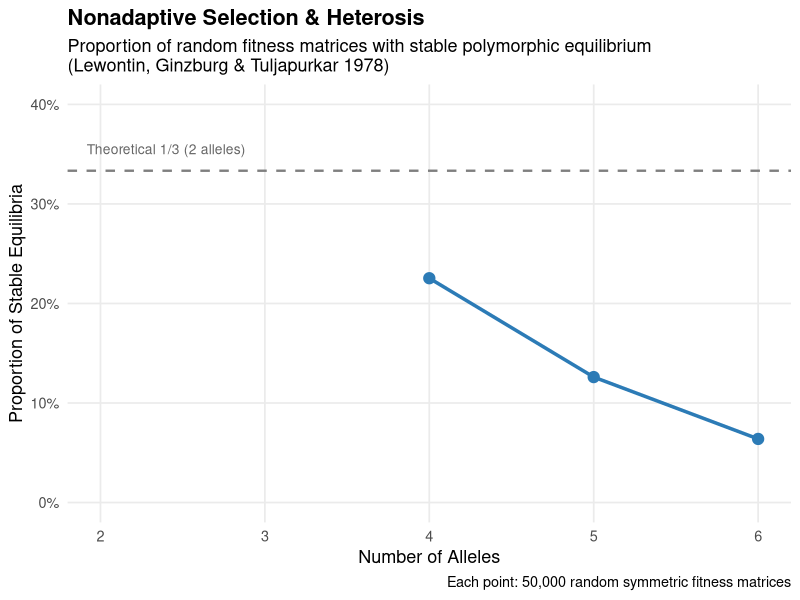
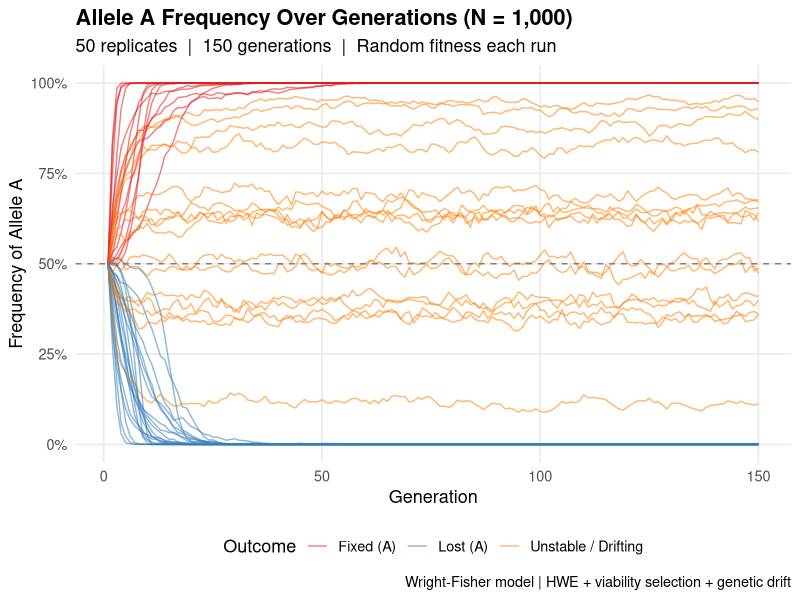
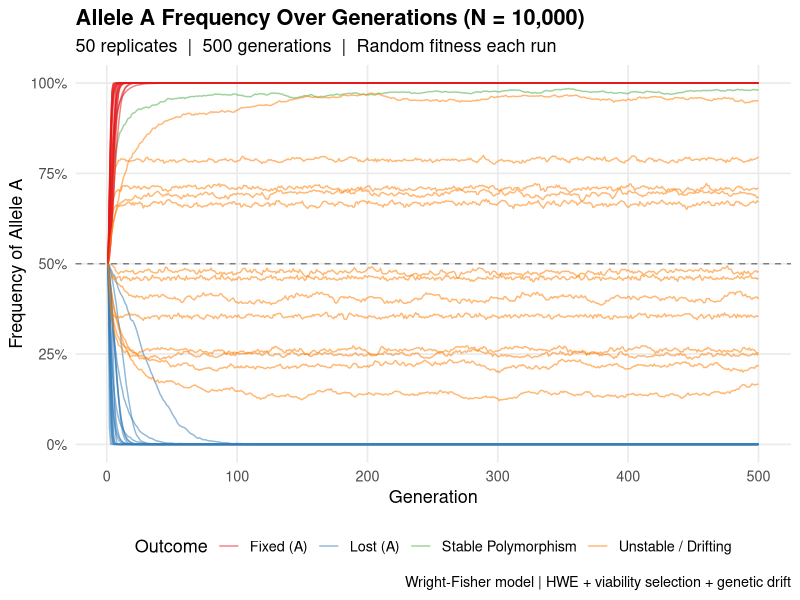
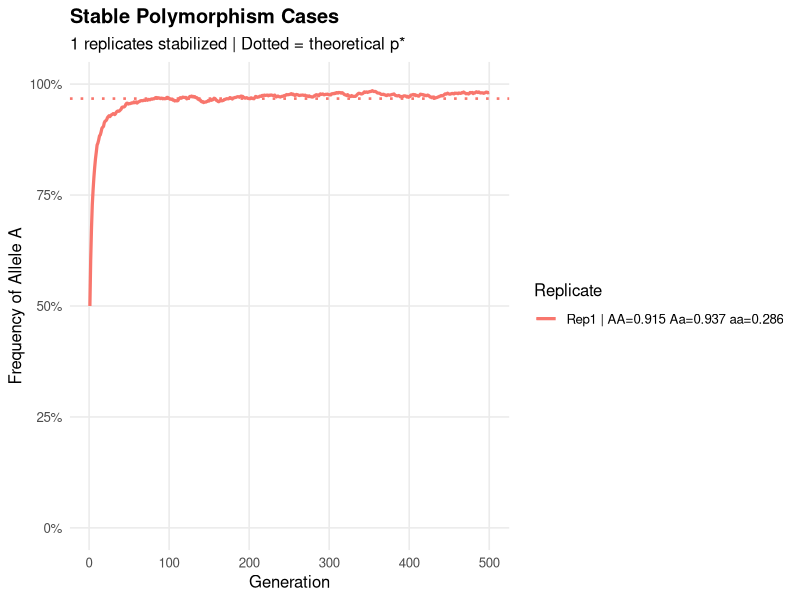
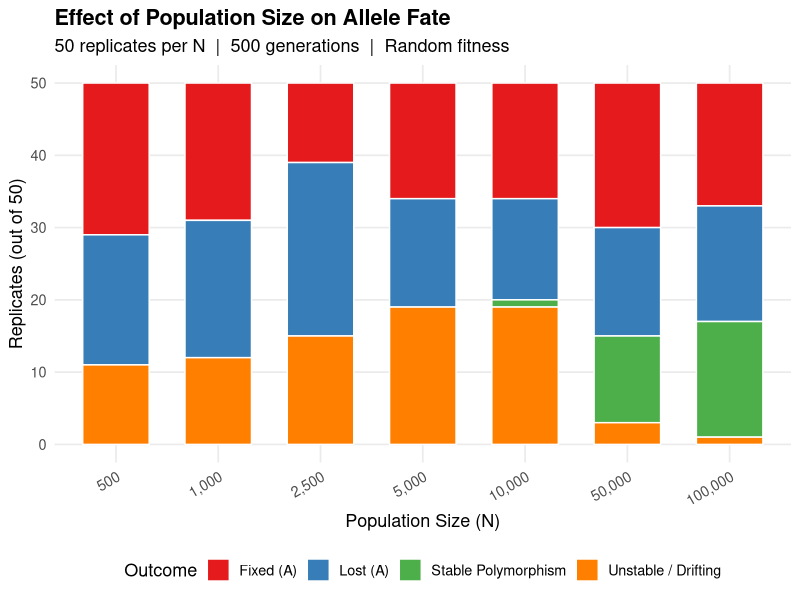
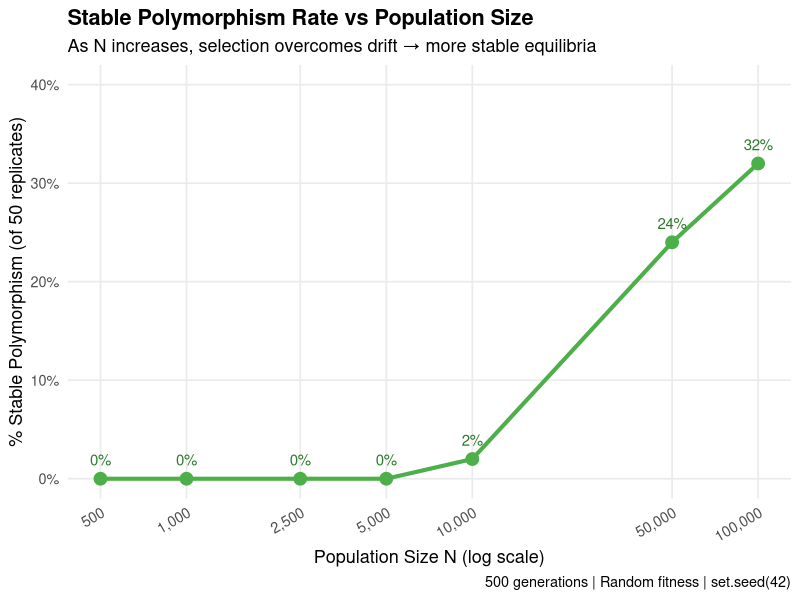
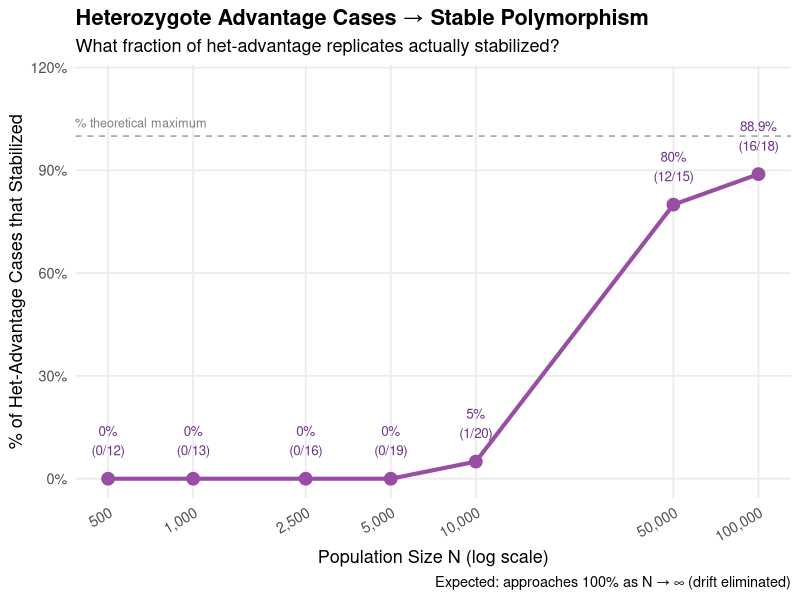
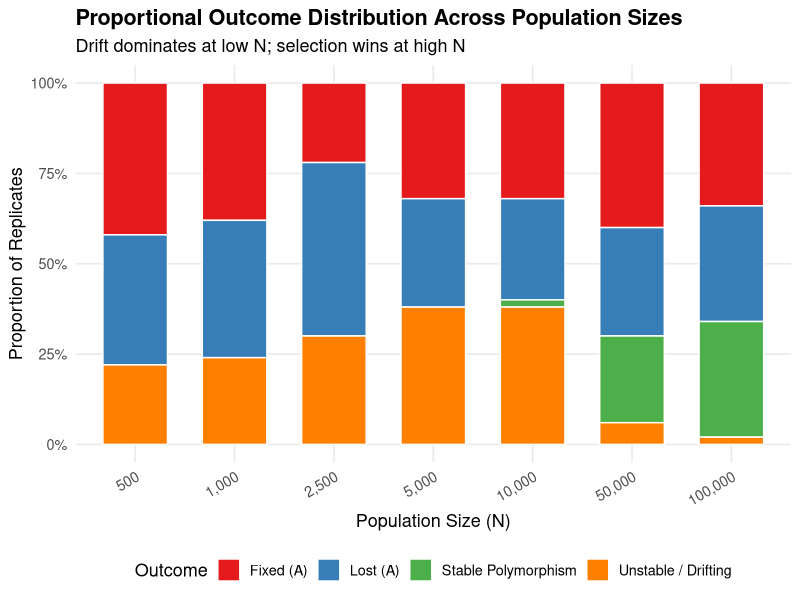

Write R code to recreate these figures, in order.
## ---- chunk 1
knitr::opts_chunk$set(
  echo    = TRUE,
  message = FALSE,
  warning = FALSE,
  fig.width  = 9,
  fig.height = 6,
  dpi     = 150
)
## ---- chunk 2
library(ggplot2)
library(dplyr)
library(scales)

set.seed(1978) # Lewontin et al. year

# Check for stable interior equilibrium in an n-allele fitness matrix
check_stable_equilibrium_multiallele <- function(W) {
  n <- nrow(W)
  A2 <- W
  for (i in 2:n) {
    A2[i, ] <- W[i, ] - W[1, ]
  }
  A2[1, ] <- 1
  b2 <- c(1, rep(0, n - 1))

  tryCatch({
    p_star   <- solve(A2, b2)
    feasible <- all(p_star > 0)
    if (!feasible) return(FALSE)
    marginal     <- W %*% p_star
    equal_fitness <- (max(marginal) - min(marginal)) < 1e-8
    return(feasible && equal_fitness)
  }, error = function(e) FALSE)
}

# Simulate proportion of stable equilibria for n alleles
simulate_multiallele <- function(n_alleles_vec = 2:6,
                                  n_matrices = 50000) {
  results_df <- data.frame()
  for (n in n_alleles_vec) {
    stable_count <- 0
    for (i in seq_len(n_matrices)) {
      W <- matrix(0, n, n)
      for (row in 1:n) {
        for (col in row:n) {
          val <- runif(1)
          W[row, col] <- val
          W[col, row] <- val
        }
      }
      if (check_stable_equilibrium_multiallele(W)) {
        stable_count <- stable_count + 1
      }
    }
    prop <- stable_count / n_matrices
    results_df <- rbind(results_df,
                        data.frame(n_alleles  = n,
                                   proportion = prop,
                                   n_matrices = n_matrices))
  }
  return(results_df)
}
## ---- chunk 3
# 2-allele case: verify ~1/3 theoretical result
two_allele_results <- replicate(50000, {
  f <- runif(3)        # AA, AB, BB
  (f[2] > f[1]) & (f[2] > f[3])
})
p2 <- mean(two_allele_results)
cat(sprintf("2-allele stable proportion: %.4f (theoretical: 0.3333)\n", p2))

# Multi-allele sweep
lewontin_results <- simulate_multiallele(
  n_alleles_vec = 2:6,
  n_matrices    = 50000
)
print(lewontin_results)
## ---- chunk 4
ggplot(lewontin_results, aes(x = n_alleles, y = proportion)) +
  geom_line(color = "#2c7bb6", linewidth = 1.2) +
  geom_point(color = "#2c7bb6", size = 3.5) +
  geom_hline(yintercept = 1/3, linetype = "dashed",
             color = "gray50", linewidth = 0.8) +
  annotate("text", x = 2.4, y = 0.355,
           label = "Theoretical 1/3 (2 alleles)",
           color = "gray40", size = 3.5) +
  scale_x_continuous(breaks = 2:6) +
  scale_y_continuous(labels = percent_format(),
                     limits = c(0, 0.4)) +
  labs(
    title    = "Nonadaptive Selection & Heterosis",
    subtitle = "Proportion of random fitness matrices with stable polymorphic equilibrium\n(Lewontin, Ginzburg & Tuljapurkar 1978)",
    x        = "Number of Alleles",
    y        = "Proportion of Stable Equilibria",
    caption  = sprintf("Each point: %s random symmetric fitness matrices",
                       comma(50000))
  ) +
  theme_minimal(base_size = 13) +
  theme(plot.title       = element_text(face = "bold"),
        panel.grid.minor = element_blank())
## ---- chunk 5
simulate_allele_freq <- function(N, n_gen, p0, rep_id,
                                  stable_window    = 20,
                                  stable_threshold = 0.01) {
  w_AA    <- runif(1)
  w_Aa    <- runif(1)
  w_aa    <- runif(1)
  het_adv <- (w_Aa > w_AA) & (w_Aa > w_aa)

  freq    <- numeric(n_gen)
  freq[1] <- p0
  p       <- p0

  for (g in 2:n_gen) {
    q       <- 1 - p
    w_bar   <- p^2 * w_AA + 2*p*q * w_Aa + q^2 * w_aa
    p_prime <- (p^2 * w_AA + p*q * w_Aa) / w_bar
    p       <- rbinom(1, 2 * N, p_prime) / (2 * N)
    freq[g] <- p
    if (p == 0 | p == 1) { freq[g:n_gen] <- p; break }
  }

  final_freqs <- freq[(n_gen - stable_window + 1):n_gen]
  final_p     <- freq[n_gen]
  range_final <- max(final_freqs) - min(final_freqs)

  if      (final_p >= 0.99)                  outcome <- "Fixed (A)"
  else if (final_p <= 0.01)                  outcome <- "Lost (A)"
  else if (range_final < stable_threshold)   outcome <- "Stable Polymorphism"
  else                                       outcome <- "Unstable / Drifting"

  data.frame(
    generation = 1:n_gen,
    frequency  = freq,
    replicate  = rep_id,
    w_AA       = round(w_AA, 3),
    w_Aa       = round(w_Aa, 3),
    w_aa       = round(w_aa, 3),
    het_adv    = het_adv,
    outcome    = outcome,
    stringsAsFactors = FALSE
  )
}

outcome_colors <- c(
  "Fixed (A)"           = "#e41a1c",
  "Lost (A)"            = "#377eb8",
  "Stable Polymorphism" = "#4daf4a",
  "Unstable / Drifting" = "#ff7f00"
)
## ---- chunk 6
set.seed(42)
N <- 1000; n_gen <- 150; n_reps <- 50; p0 <- 0.5

data_1000 <- data.frame()
for (rep_id in 1:n_reps) {
  data_1000 <- rbind(data_1000,
                     simulate_allele_freq(N, n_gen, p0, rep_id))
}

summary_1000 <- data_1000 %>%
  group_by(replicate, outcome, w_AA, w_Aa, w_aa, het_adv) %>%
  summarise(final_freq = last(frequency), .groups = "drop")

cat("=== N = 1,000 Outcomes ===\n")
print(table(summary_1000$outcome))
## ---- chunk 7
ggplot(data_1000,
       aes(x = generation, y = frequency,
           group = replicate, color = outcome)) +
  geom_line(alpha = 0.55, linewidth = 0.5) +
  geom_hline(yintercept = 0.5, linetype = "dashed",
             color = "grey50", linewidth = 0.5) +
  scale_color_manual(values = outcome_colors) +
  scale_y_continuous(limits = c(0, 1),
                     labels = percent_format(accuracy = 1)) +
  labs(
    title    = "Allele A Frequency Over Generations (N = 1,000)",
    subtitle = paste0(n_reps, " replicates  |  ", n_gen,
                      " generations  |  Random fitness each run"),
    x = "Generation", y = "Frequency of Allele A", color = "Outcome",
    caption = "Wright-Fisher model | HWE + viability selection + genetic drift"
  ) +
  theme_minimal(base_size = 13) +
  theme(legend.position  = "bottom",
        plot.title       = element_text(face = "bold"),
        panel.grid.minor = element_blank())
## ---- chunk 8
set.seed(42)
N <- 10000; n_gen <- 500

data_10000 <- data.frame()
for (rep_id in 1:n_reps) {
  data_10000 <- rbind(data_10000,
    simulate_allele_freq(N, n_gen, p0, rep_id,
                          stable_window = 50))
}

summary_10000 <- data_10000 %>%
  group_by(replicate, outcome, w_AA, w_Aa, w_aa, het_adv) %>%
  summarise(final_freq = last(frequency), .groups = "drop")

cat("=== N = 10,000 Outcomes ===\n")
print(table(summary_10000$outcome))
## ---- chunk 9
ggplot(data_10000,
       aes(x = generation, y = frequency,
           group = replicate, color = outcome)) +
  geom_line(alpha = 0.55, linewidth = 0.5) +
  geom_hline(yintercept = 0.5, linetype = "dashed",
             color = "grey50", linewidth = 0.5) +
  scale_color_manual(values = outcome_colors) +
  scale_y_continuous(limits = c(0, 1),
                     labels = percent_format(accuracy = 1)) +
  labs(
    title    = "Allele A Frequency Over Generations (N = 10,000)",
    subtitle = paste0(n_reps, " replicates  |  ", n_gen,
                      " generations  |  Random fitness each run"),
    x = "Generation", y = "Frequency of Allele A", color = "Outcome",
    caption = "Wright-Fisher model | HWE + viability selection + genetic drift"
  ) +
  theme_minimal(base_size = 13) +
  theme(legend.position  = "bottom",
        plot.title       = element_text(face = "bold"),
        panel.grid.minor = element_blank())
## ---- chunk 10
stable_ids  <- summary_10000$replicate[
  summary_10000$outcome == "Stable Polymorphism"]

if (length(stable_ids) > 0) {
  stable_data <- data_10000[data_10000$replicate %in% stable_ids, ]
  stable_data$label  <- paste0("Rep", stable_data$replicate,
                                " | AA=", stable_data$w_AA,
                                " Aa=", stable_data$w_Aa,
                                " aa=", stable_data$w_aa)
  stable_data$p_star <- with(stable_data,
    (w_Aa - w_aa) / (2 * w_Aa - w_AA - w_aa))

  ggplot(stable_data,
         aes(x = generation, y = frequency,
             color = label, group = replicate)) +
    geom_line(linewidth = 1.1) +
    geom_hline(aes(yintercept = p_star, color = label),
               linetype = "dotted", linewidth = 0.9) +
    scale_y_continuous(limits = c(0, 1),
                       labels = percent_format(accuracy = 1)) +
    labs(
      title    = "Stable Polymorphism Cases",
      subtitle = paste0(length(stable_ids),
                        " replicates stabilized | Dotted = theoretical p*"),
      x = "Generation", y = "Frequency of Allele A", color = "Replicate"
    ) +
    theme_minimal(base_size = 12) +
    theme(legend.position  = "right",
          plot.title       = element_text(face = "bold"),
          panel.grid.minor = element_blank())
} else {
  cat("No stable polymorphism cases in this run.\n")
}
## ---- chunk 11
set.seed(42)

N_values         <- c(500, 1000, 2500, 5000, 10000, 50000, 100000)
n_gen_scale      <- 500
stable_window_sc <- 50
all_scale        <- data.frame()

for (N in N_values) {
  cat(sprintf("N = %s\n", formatC(N, format = "d", big.mark = ",")))
  for (rep_id in 1:n_reps) {
    all_scale <- rbind(all_scale,
      simulate_allele_freq(N, n_gen_scale, p0, rep_id,
                            stable_window    = stable_window_sc,
                            stable_threshold = 0.01) %>%
        mutate(N = N))
  }
}
## ---- chunk 12
scale_summary <- all_scale %>%
  group_by(N, replicate, outcome, w_AA, w_Aa, w_aa, het_adv) %>%
  summarise(final_freq = last(frequency), .groups = "drop")

trend_df <- scale_summary %>%
  group_by(N, outcome) %>%
  summarise(count = n(), .groups = "drop") %>%
  mutate(
    percent = round(100 * count / n_reps, 1),
    N_label = factor(formatC(N, format = "d", big.mark = ","),
                     levels = formatC(N_values, format = "d", big.mark = ","))
  )

het_trend <- scale_summary %>%
  group_by(N) %>%
  summarise(
    total_het      = sum(het_adv),
    het_stable     = sum(het_adv & outcome == "Stable Polymorphism"),
    pct_het_stable = round(100 * het_stable / pmax(total_het, 1), 1),
    .groups = "drop"
  )

cat("=== Heterozygote Advantage → Stable Polymorphism by N ===\n")
print(het_trend)
## ---- chunk 13
ggplot(trend_df, aes(x = N_label, y = count, fill = outcome)) +
  geom_bar(stat = "identity", position = "stack",
           color = "white", width = 0.65) +
  scale_fill_manual(values = outcome_colors) +
  labs(
    title    = "Effect of Population Size on Allele Fate",
    subtitle = paste0(n_reps, " replicates per N  |  ",
                      n_gen_scale, " generations  |  Random fitness"),
    x = "Population Size (N)", y = paste0("Replicates (out of ", n_reps, ")"),
    fill = "Outcome"
  ) +
  theme_minimal(base_size = 13) +
  theme(plot.title       = element_text(face = "bold"),
        panel.grid.minor = element_blank(),
        legend.position  = "bottom",
        axis.text.x      = element_text(angle = 30, hjust = 1))
## ---- chunk 14
stable_full <- data.frame(N_num = N_values) %>%
  left_join(
    trend_df %>%
      filter(outcome == "Stable Polymorphism") %>%
      select(N_num = N, percent),
    by = "N_num"
  ) %>%
  mutate(percent = ifelse(is.na(percent), 0, percent))

ggplot(stable_full, aes(x = N_num, y = percent)) +
  geom_line(color = "#4daf4a", linewidth = 1.4) +
  geom_point(color = "#4daf4a", size = 4) +
  geom_text(aes(label = paste0(percent, "%")),
            vjust = -1.2, size = 3.8, color = "#2d7a2d") +
  scale_x_log10(
    breaks = N_values,
    labels = formatC(N_values, format = "d", big.mark = ",")
  ) +
  scale_y_continuous(limits = c(0, 40),
                     labels = function(x) paste0(x, "%")) +
  labs(
    title    = "Stable Polymorphism Rate vs Population Size",
    subtitle = "As N increases, selection overcomes drift → more stable equilibria",
    x        = "Population Size N (log scale)",
    y        = paste0("% Stable Polymorphism (of ", n_reps, " replicates)"),
    caption  = paste0(n_gen_scale, " generations | Random fitness | set.seed(42)")
  ) +
  theme_minimal(base_size = 13) +
  theme(plot.title       = element_text(face = "bold"),
        panel.grid.minor = element_blank(),
        axis.text.x      = element_text(angle = 30, hjust = 1))
## ---- chunk 15
ggplot(het_trend, aes(x = N, y = pct_het_stable)) +
  geom_line(color = "#984ea3", linewidth = 1.4) +
  geom_point(color = "#984ea3", size = 4) +
  geom_text(aes(label = paste0(pct_het_stable, "%\n(",
                               het_stable, "/", total_het, ")")),
            vjust = -0.8, size = 3.4, color = "#6a3487") +
  geom_hline(yintercept = 100, linetype = "dashed", color = "grey60") +
  annotate("text", x = 600, y = 104,
           label = "100% theoretical maximum",
           color = "grey50", size = 3.2) +
  scale_x_log10(
    breaks = N_values,
    labels = formatC(N_values, format = "d", big.mark = ",")
  ) +
  scale_y_continuous(limits = c(0, 115),
                     labels = function(x) paste0(x, "%")) +
  labs(
    title    = "Heterozygote Advantage Cases → Stable Polymorphism",
    subtitle = "What fraction of het-advantage replicates actually stabilized?",
    x        = "Population Size N (log scale)",
    y        = "% of Het-Advantage Cases that Stabilized",
    caption  = "Expected: approaches 100% as N → ∞ (drift eliminated)"
  ) +
  theme_minimal(base_size = 13) +
  theme(plot.title       = element_text(face = "bold"),
        panel.grid.minor = element_blank(),
        axis.text.x      = element_text(angle = 30, hjust = 1))
## ---- chunk 16
ggplot(trend_df, aes(x = N_label, y = percent / 100, fill = outcome)) +
  geom_bar(stat = "identity", position = "fill",
           color = "white", width = 0.65) +
  scale_fill_manual(values = outcome_colors) +
  scale_y_continuous(labels = percent_format()) +
  labs(
    title    = "Proportional Outcome Distribution Across Population Sizes",
    subtitle = "Drift dominates at low N; selection wins at high N",
    x = "Population Size (N)", y = "Proportion of Replicates",
    fill = "Outcome"
  ) +
  theme_minimal(base_size = 13) +
  theme(plot.title       = element_text(face = "bold"),
        panel.grid.minor = element_blank(),
        legend.position  = "bottom",
        axis.text.x      = element_text(angle = 30, hjust = 1))
## ---- chunk 17
sessionInfo()
